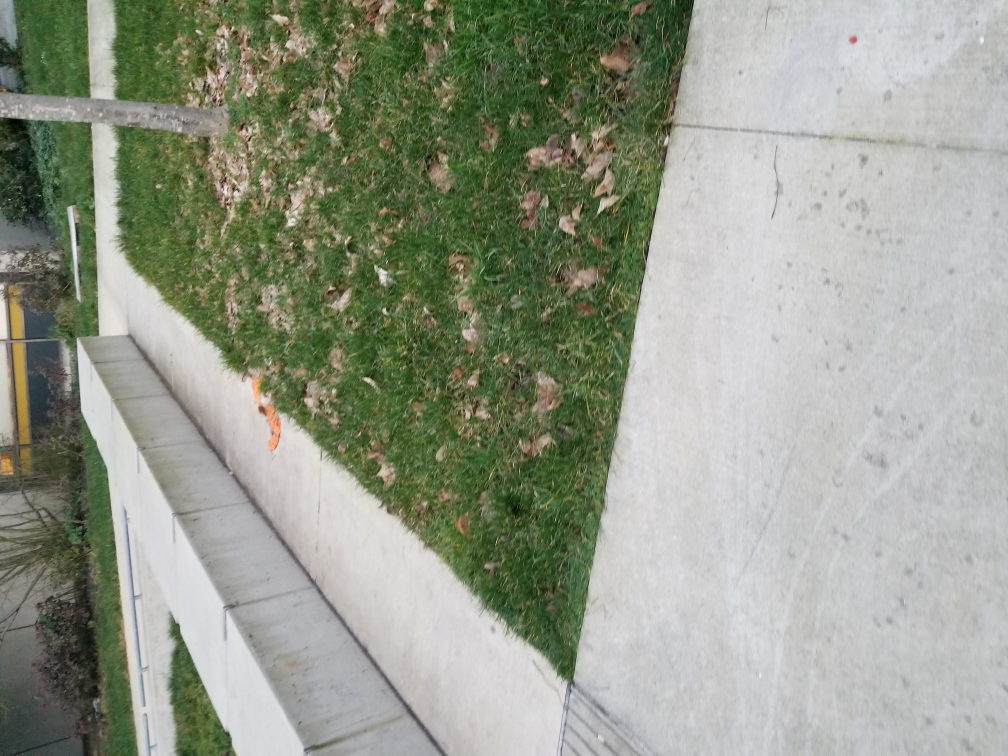
#> input picture Grass_Detection/grass_images/20190128_165649.jpg, 4032 x 3024 px (shown at 1/4 size); its folder holds only this picture in this run
$ python Resize_Images.py
#> lines starting #> are read from the running program, lines starting #| are printed output that depends on the picture
import cv2
import os, traceback
from PIL import Image, ExifTags

SOURCE_DIR = "grass_images"
resolution = 504, 378

def processImages(directory):

#> called with directory = 'grass_images'
    for root, dirnames, filenames in os.walk(SOURCE_DIR):
        for i, filename in enumerate(filenames):
            # Read the image
            location = os.path.join(root, filename)
            print ("\n" + location )
            img = Image.open(location)
#> img is the input picture: PIL image 4032x3024 RGB; mean R, G, B 148.9, 154.2, 139

            # most smartphones will store exf metadata
            if hasattr(img, '_getexif'):
                for orientation in ExifTags.TAGS.keys():
                    if ExifTags.TAGS[orientation] == 'Orientation':
                        break
                e = img._getexif() # Returns NONE if no EXIF data
#> e = 44 items
                if e is not None:
                    exif = dict(e.items())
#> exif = 44 items
                    orientation = exif[orientation]
#> orientation = 6

                    if orientation == 3:
                        img = img.transpose(Image.ROTATE_180)
                    elif orientation == 6:
                        img = img.transpose(Image.ROTATE_270)
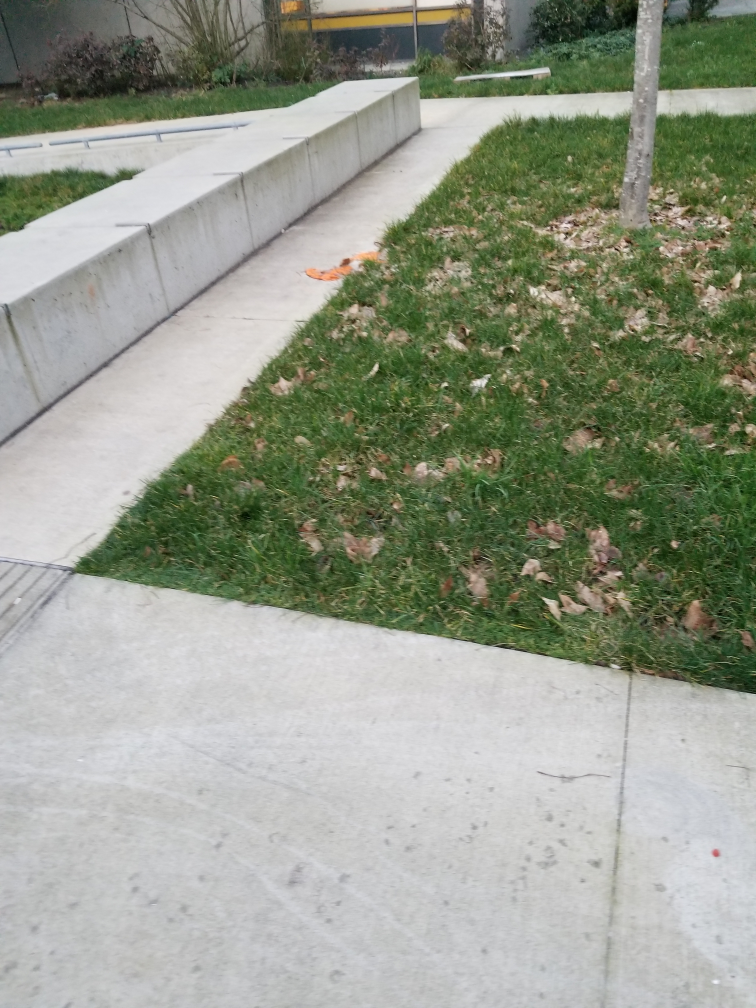
#> img: PIL image 3024x4032 RGB (shown at 1/4 size); mean R, G, B 148.9, 154.2, 139
                    elif orientation == 8:
                        img = img.transpose(Image.ROTATE_90)

            img = img.resize(resolution)
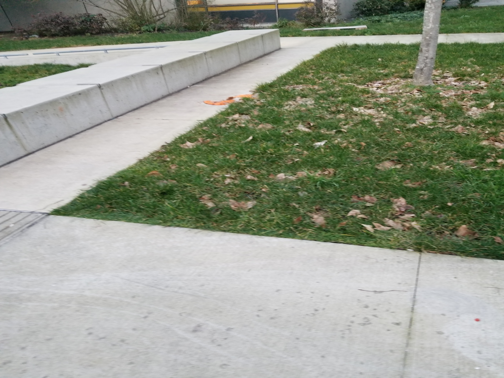
#> img: PIL image 504x378 RGB; mean R, G, B 148.9, 154.2, 139
            img.save("XKDgrass" + str(i) + ".jpg", "JPEG")

if __name__ == '__main__':
    processImages(SOURCE_DIR)
